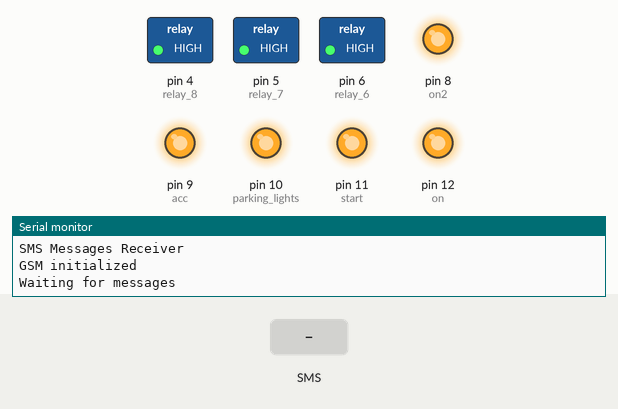
Recording of a sketch running on a simulated Arduino Uno, built with avr-gcc and run on an emulated ATmega328P. On the bench: switched loads named in the sketch (green lamp = pin HIGH), output pins drawn as LEDs (lit = HIGH), the last lines printed to the serial monitor. Dashed ring = blinking. The test bench sets the inputs (shaded band).

Above: at 3.2 s.
3.3 s: text message "start" received
At 8.9 s:
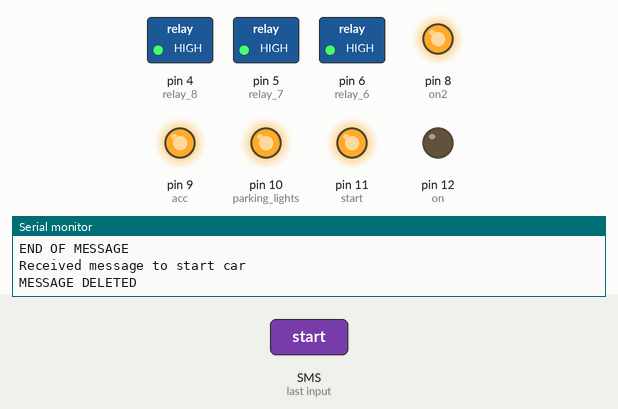
At 16.6 s:
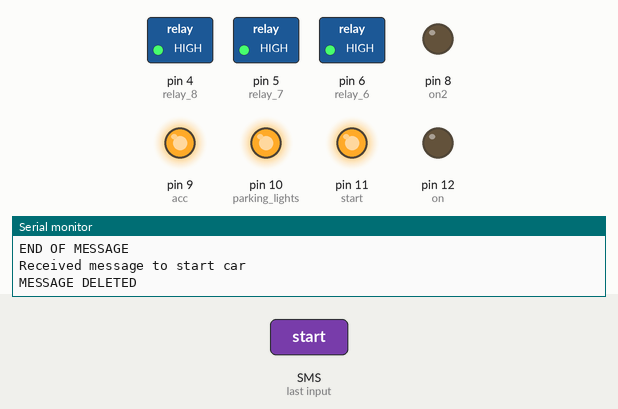
16.9 s: text message "turnoff" received
At 20.85 s:
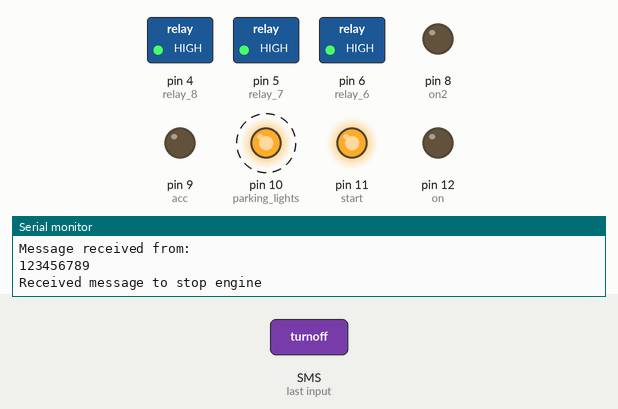
Timing chart, 0 to 23.0 s (numbered marks = the images above; inputs shaded):
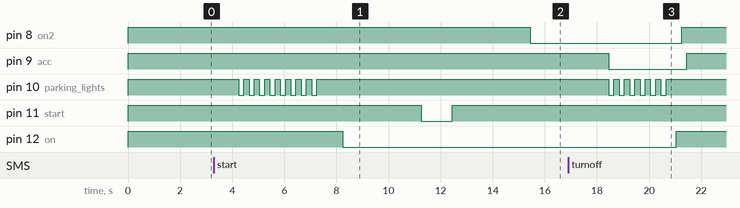

The sketch:

remote_start.ino
```cpp
/*

  This project will use a gsm module to recieve incoming text messages.
  Based on what the text reads, the arduino can run different sub-routines.
  In this sketch, the arduino is connected to a 8 relay board that you can
  interface with the real world such a truck to remote start.

  Circuit:
  GSM module attached to and Arduino pins 3 and 4 with tx and rx
  SIM card that can receive SMS messages
  8 relays to control various things

  created 1/21/2016
  by ZooRatedProductions

  based on code by Javier Zorzano / TD & Tom Igoe

  Edited by EzCrash

*/

// include the GSM library
#include <GSM.h>

// PIN Number for the SIM (set if sim pin code protected)
#define PINNUMBER ""

// initialize the library instances
GSM gsmAccess;
GSM_SMS sms;

// Array to hold the number a SMS is retreived from
char senderNumber[20];
char outGoing[16];

// flag to make sure you can not start vehicle while it's already running
int runningflag = 0;

// variables to define pins to be set for each relay
int on = 12;
int start = 11;
int parking_lights = 10;
int acc = 9;
int on2 = 8;
int relay_6 = 6;
int relay_7 = 5;
int relay_8 = 4;

// define String variable to hold incoming message
String message;

void setup()
{
  // configure pins to connect to relays
  pinMode(on, OUTPUT);
  pinMode(start, OUTPUT);
  pinMode(parking_lights, OUTPUT);
  pinMode(acc, OUTPUT);
  pinMode(on2, OUTPUT);
  pinMode(relay_6, OUTPUT);
  pinMode(relay_7, OUTPUT);
  pinMode(relay_8, OUTPUT);

  digitalWrite(on, 1);
  digitalWrite(start, 1);
  digitalWrite(parking_lights, 1);
  digitalWrite(acc, 1);
  digitalWrite(on2, 1);
  digitalWrite(relay_6, 1);
  digitalWrite(relay_7, 1);
  digitalWrite(relay_8, 1);

//initialize serial communications and wait for port to open:
    Serial.begin(9600);
    while (!Serial) {
     ; // wait for serial port to connect. Needed for Leonardo only
    }

  // configure and initialise GSM connection
  Serial.println("SMS Messages Receiver");

  // connection state
  boolean notConnected = true;

  // Start GSM connection
  while (notConnected)
  {
    if (gsmAccess.begin(PINNUMBER) == GSM_READY)
      notConnected = false;
    else
    {
      Serial.println("Not connected");
      delay(1000);
    }
  }

  Serial.println("GSM initialized");
  Serial.println("Waiting for messages");
}

void loop()
{
  char c;

  // If there are any SMSs available()
  if (sms.available())
  {
    Serial.println("Received SMS from:");

    // Get remote number
    sms.remoteNumber(senderNumber, 20);
    Serial.println(senderNumber);

    // Read message bytes and print them
    while (c = sms.read())
      message += c; // build the message from the sms.read() function

    //Serial.print(c);
    Serial.println(message); // display message on serial for testing
    message.toLowerCase(); // convert to lower case to make sure the comparision works later

    Serial.println("\nEND OF MESSAGE");


    if (message == "start" && runningflag == 0)  //if message contains certain text, do task
    {
      Serial.println("Received message to start car");

      sms.flush();  //delete message
      Serial.println("MESSAGE DELETED");

      Startup();

      for (int del = 0; del <= 300; del++) { //timer loop to run for 10 minutes, but able to check for messages every 2 seconds


        if (sms.available())
        {
          Serial.println("Message received from:");
          message = "";
          // Get remote number
          sms.remoteNumber(senderNumber, 20);
          Serial.println(senderNumber);

          // Read message bytes and print them
          while (c = sms.read())
            message += c; // build the message from the sms.read() function
          message.toLowerCase();

          if (message == "turnoff")  //if engine is running, stop the engine
          {
            Serial.println("Received message to stop engine");

            Stopengine();

            Serial.println("\nCOMPLETE");

            message = ""; //resets the String variable message to blank to be able to accept the next SMS into the String
            break;
          }


        }

        delay(2000);

        if (del == 300) {
          Sleepmode(); //when the timer runs out, turn off engine
        }
      }

      Serial.println("\nCOMPLETE");

      message = "";
    }

    if (message == "turnoff")
    {
      Serial.println("received message to stop engine");

      Stopengine();

      Serial.println("\nCOMPLETE");

      message = "";

    }
    else {
      message = "";
    }

    // Delete message from modem memory
    sms.flush();
    Serial.println("MESSAGE DELETED");
  }

  delay(1000);

}

/* function that will start the vehicle and set flag to 1. Flash parking lights,
  turn ignition on, and start engine.
*/
void Startup()
{
  runningflag = 1;

  for (int x = 0; x <= 7; x++) {

    digitalWrite(parking_lights, 1);
    delay(200);
    digitalWrite(parking_lights, 0);
    delay(200);
    digitalWrite(parking_lights, 1);

  }

  delay(1000);
  digitalWrite(on, 0);
  delay(3000);
  digitalWrite(start, 0);
  delay(1200);
  digitalWrite(start, 1);
  delay(3000);
  digitalWrite(on2, 0);
  delay(3000);
  digitalWrite(acc, 0);

}

/* function to shut off the vehicle. Flash parking lights, turn ignition off, and set the flag to 0.
*/

void Stopengine()
{

  for (int x = 0; x <= 5; x++) {

    digitalWrite(parking_lights, 0);
    delay(200);
    digitalWrite(parking_lights, 1);
    delay(200);
  }

  delay(200);
  digitalWrite(on, 1);
  delay(200);
  digitalWrite(on2, 1);
  delay(200);
  digitalWrite(acc, 1);

  runningflag = 0;
}

/*function to not cause confusion while on the road. After the 9 minute timer has run out, it will
  shut off the ignition, and shut off the parking lights. If you have inserted the key and turned it to run,
  the vehicle will continue to run.
*/
void Sleepmode() {
  digitalWrite(parking_lights, 1);
  digitalWrite(on, 1);
  digitalWrite(on2, 1);
  digitalWrite(acc, 1);


}
```

Measured:
- after the input at 3.3 s, pin 8 (on2): HIGH → LOW after 12.1 s; pin 10 (parking_lights): alternates HIGH for 0.20 s and LOW for 0.20 s, 16 changes in all, then stays HIGH, starting after 0.95 s; pin 11 (start): HIGH → LOW after 7.9 s, → HIGH 1.2 s later; pin 12 (on): HIGH → LOW after 4.9 s
- after the input at 16.9 s, pin 8 (on2): LOW → HIGH after 4.4 s; pin 10 (parking_lights): alternates HIGH for 0.20 s and LOW for 0.20 s, 12 changes in all, then stays HIGH, starting after 1.6 s; pin 12 (on): LOW → HIGH after 4.2 s
